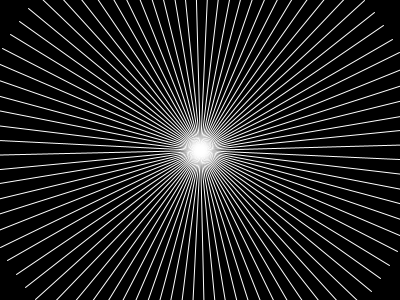
Frame 1 (no input)
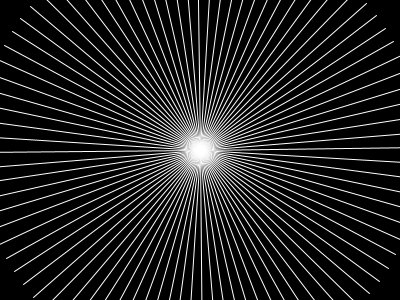
Frame 60 (the mouse pressed at the canvas centre just before this capture)
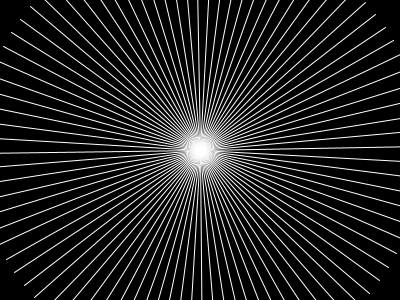
Frame 120 (the mouse held since frame 60 and released just before this capture)

The Processing sketch that drew these frames (run headless with seeded random() and noise(); from frame 60 on, the mouse is pressed at the canvas centre):

// Processing sketch: processing_342
// ── processing_342.pde

 // streamlined code by TomC based on this example: www.flight404.com/p5/radial_0
 
/* Just something I stumbled upon when working on a flower program.  It might vary on resolution, but on my screen it rotates and makes
some great patterns
*/

void setup() {  
size(400,300);  
frameRate(30);

} 


float px=0, py=0;
float angle =15;
float radius =222;
float points=88;
 
 
void draw() {  
background(0);    
translate(width/2,height/2);  

 
for (int i = 0; i < points; i++) {  
  
    px =cos(radians(angle))*radius;
    py =sin(radians(angle))*radius;
    angle+=360/points;
    noFill();
    beginShape();
    stroke(0);  
    vertex(0,0);  
    stroke(255);  
    vertex(px,py);  
    endShape();  

 }   
} 
